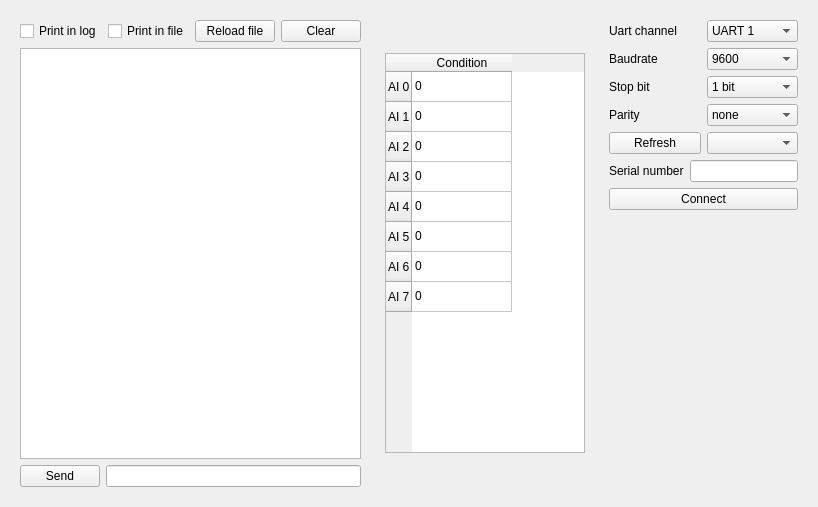
<?xml version="1.0" encoding="UTF-8"?>
<ui version="4.0">
 <class>Form</class>
 <widget class="QWidget" name="Form">
  <property name="geometry">
   <rect>
    <x>0</x>
    <y>0</y>
    <width>697</width>
    <height>503</height>
   </rect>
  </property>
  <property name="windowTitle">
   <string>Form</string>
  </property>
  <layout class="QHBoxLayout" name="horizontalLayout_10">
   <item>
    <widget class="QWidget" name="widget_2" native="true">
     <layout class="QHBoxLayout" name="horizontalLayout_9">
      <item>
       <layout class="QVBoxLayout" name="verticalLayout">
        <item>
         <layout class="QHBoxLayout" name="horizontalLayout_4">
          <item>
           <widget class="QCheckBox" name="print_in_browser_checkbox">
            <property name="text">
             <string>Print in log</string>
            </property>
           </widget>
          </item>
          <item>
           <widget class="QCheckBox" name="print_in_file_checkbox">
            <property name="text">
             <string>Print in file</string>
            </property>
           </widget>
          </item>
          <item>
           <widget class="QPushButton" name="reload_file_button">
            <property name="text">
             <string>Reload file</string>
            </property>
           </widget>
          </item>
          <item>
           <widget class="QPushButton" name="clear_browser_button">
            <property name="text">
             <string>Clear</string>
            </property>
           </widget>
          </item>
         </layout>
        </item>
        <item>
         <widget class="QTextBrowser" name="log_browser"/>
        </item>
        <item>
         <layout class="QHBoxLayout" name="horizontalLayout">
          <item>
           <widget class="QPushButton" name="send_in_uart_button">
            <property name="text">
             <string>Send</string>
            </property>
           </widget>
          </item>
          <item>
           <widget class="QLineEdit" name="send_in_uart_line_edit"/>
          </item>
         </layout>
        </item>
       </layout>
      </item>
     </layout>
    </widget>
   </item>
   <item>
    <widget class="QWidget" name="widget" native="true">
     <property name="sizePolicy">
      <sizepolicy hsizetype="Fixed" vsizetype="Preferred">
       <horstretch>0</horstretch>
       <verstretch>0</verstretch>
      </sizepolicy>
     </property>
     <property name="minimumSize">
      <size>
       <width>0</width>
       <height>485</height>
      </size>
     </property>
     <property name="maximumSize">
      <size>
       <width>350</width>
       <height>485</height>
      </size>
     </property>
     <layout class="QHBoxLayout" name="horizontalLayout_8">
      <item>
       <widget class="QTableWidget" name="analog_inputs_table">
        <property name="maximumSize">
         <size>
          <width>200</width>
          <height>400</height>
         </size>
        </property>
        <row>
         <property name="text">
          <string>AI 0</string>
         </property>
        </row>
        <row>
         <property name="text">
          <string>AI 1</string>
         </property>
        </row>
        <row>
         <property name="text">
          <string>AI 2</string>
         </property>
        </row>
        <row>
         <property name="text">
          <string>AI 3</string>
         </property>
        </row>
        <row>
         <property name="text">
          <string>AI 4</string>
         </property>
        </row>
        <row>
         <property name="text">
          <string>AI 5</string>
         </property>
        </row>
        <row>
         <property name="text">
          <string>AI 6</string>
         </property>
        </row>
        <row>
         <property name="text">
          <string>AI 7</string>
         </property>
        </row>
        <column>
         <property name="text">
          <string>Condition</string>
         </property>
        </column>
        <item row="0" column="0">
         <property name="text">
          <string>0</string>
         </property>
        </item>
        <item row="1" column="0">
         <property name="text">
          <string>0</string>
         </property>
        </item>
        <item row="2" column="0">
         <property name="text">
          <string>0</string>
         </property>
        </item>
        <item row="3" column="0">
         <property name="text">
          <string>0</string>
         </property>
        </item>
        <item row="4" column="0">
         <property name="text">
          <string>0</string>
         </property>
        </item>
        <item row="5" column="0">
         <property name="text">
          <string>0</string>
         </property>
        </item>
        <item row="6" column="0">
         <property name="text">
          <string>0</string>
         </property>
        </item>
        <item row="7" column="0">
         <property name="text">
          <string>0</string>
         </property>
        </item>
       </widget>
      </item>
     </layout>
    </widget>
   </item>
   <item>
    <widget class="QWidget" name="widget_3" native="true">
     <property name="sizePolicy">
      <sizepolicy hsizetype="Minimum" vsizetype="Preferred">
       <horstretch>0</horstretch>
       <verstretch>0</verstretch>
      </sizepolicy>
     </property>
     <property name="maximumSize">
      <size>
       <width>300</width>
       <height>16777215</height>
      </size>
     </property>
     <layout class="QVBoxLayout" name="verticalLayout_3">
      <item>
       <layout class="QVBoxLayout" name="verticalLayout_2">
        <item>
         <layout class="QHBoxLayout" name="horizontalLayout_15">
          <item>
           <widget class="QLabel" name="label_13">
            <property name="text">
             <string>Uart channel</string>
            </property>
           </widget>
          </item>
          <item>
           <widget class="QComboBox" name="uart_ch_combobox">
            <item>
             <property name="text">
              <string>UART 1</string>
             </property>
            </item>
            <item>
             <property name="text">
              <string>UART 2</string>
             </property>
            </item>
           </widget>
          </item>
         </layout>
        </item>
        <item>
         <layout class="QHBoxLayout" name="horizontalLayout_3">
          <item>
           <widget class="QLabel" name="label">
            <property name="text">
             <string>Baudrate</string>
            </property>
           </widget>
          </item>
          <item>
           <widget class="QComboBox" name="uart_baudrate_combobox">
            <item>
             <property name="text">
              <string>9600</string>
             </property>
            </item>
            <item>
             <property name="text">
              <string>115200</string>
             </property>
            </item>
           </widget>
          </item>
         </layout>
        </item>
        <item>
         <layout class="QHBoxLayout" name="horizontalLayout_5">
          <item>
           <widget class="QLabel" name="label_11">
            <property name="text">
             <string>Stop bit</string>
            </property>
           </widget>
          </item>
          <item>
           <widget class="QComboBox" name="uart_stop_bit_combobox">
            <item>
             <property name="text">
              <string>1 bit</string>
             </property>
            </item>
            <item>
             <property name="text">
              <string>1.5 bit</string>
             </property>
            </item>
            <item>
             <property name="text">
              <string>2 bit</string>
             </property>
            </item>
           </widget>
          </item>
         </layout>
        </item>
        <item>
         <layout class="QHBoxLayout" name="horizontalLayout_6">
          <item>
           <widget class="QLabel" name="label_12">
            <property name="text">
             <string>Parity</string>
            </property>
           </widget>
          </item>
          <item>
           <widget class="QComboBox" name="uart_parity_combobox">
            <item>
             <property name="text">
              <string>none</string>
             </property>
            </item>
            <item>
             <property name="text">
              <string>odd</string>
             </property>
            </item>
            <item>
             <property name="text">
              <string>even</string>
             </property>
            </item>
           </widget>
          </item>
         </layout>
        </item>
        <item>
         <layout class="QHBoxLayout" name="horizontalLayout_7">
          <item>
           <widget class="QPushButton" name="uart_serial_num_refresh_button">
            <property name="text">
             <string>Refresh</string>
            </property>
           </widget>
          </item>
          <item>
           <widget class="QComboBox" name="uart_serial_num_combobox"/>
          </item>
         </layout>
        </item>
        <item>
         <layout class="QHBoxLayout" name="horizontalLayout_2">
          <item>
           <widget class="QLabel" name="label_2">
            <property name="text">
             <string>Serial number</string>
            </property>
           </widget>
          </item>
          <item>
           <widget class="QLineEdit" name="uart_serial_num_line_edit"/>
          </item>
         </layout>
        </item>
        <item>
         <widget class="QPushButton" name="uart_connect_button">
          <property name="text">
           <string>Connect</string>
          </property>
         </widget>
        </item>
        <item>
         <spacer name="verticalSpacer">
          <property name="orientation">
           <enum>Qt::Vertical</enum>
          </property>
          <property name="sizeHint" stdset="0">
           <size>
            <width>20</width>
            <height>40</height>
           </size>
          </property>
         </spacer>
        </item>
       </layout>
      </item>
     </layout>
    </widget>
   </item>
  </layout>
 </widget>
 <resources/>
 <connections/>
</ui>
